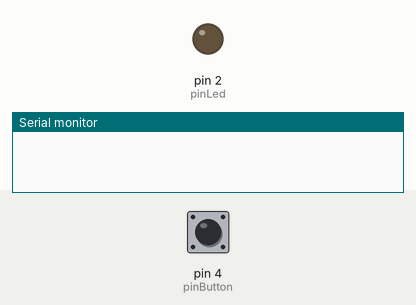
Bench run of a sketch on a simulated Arduino Uno, built with avr-gcc and run on an emulated ATmega328P. On the bench: output pins drawn as LEDs (lit = HIGH), the last lines printed to the serial monitor. The inputs (shaded band) are chosen by the test bench; at power-on: pin 4 (pinButton) HIGH.

Above: at 1.2 s.
1.3 s: pin 4 (pinButton) pulled LOW for 0.15 s
At 1.38 s:
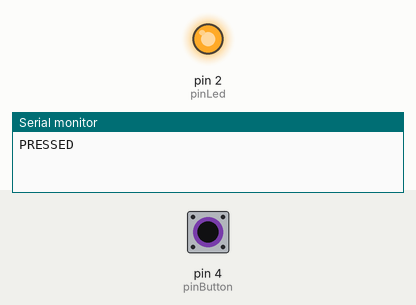
2.9 s: pin 4 (pinButton) pulled LOW for 3.2 s
At 6.6 s:
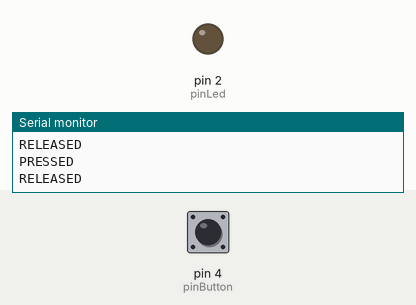
Timing chart, 0 to 8.1 s (numbered marks = the images above; inputs shaded):
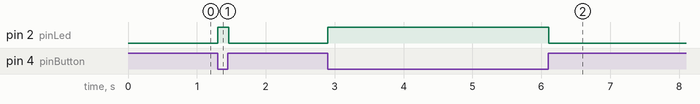

Measured:
- after the input at 1.3 s, pin 2 (pinLed): LOW → HIGH at once, → LOW 0.16 s later
- after the input at 2.9 s, pin 2 (pinLed): LOW → HIGH at once, → LOW 3.2 s later

The sketch:

READ_CURRENT_BUTTON_STATES_ONCE.ino
```cpp
/*State detection at once only. button configured as pull-up which is Active Low Logic*/

#define pinButton 4
#define pinLed 2
bool previous_state;

void setup() {
  pinMode(pinButton, INPUT_PULLUP);
  pinMode(pinLed, OUTPUT);
  Serial.begin(9600);
  previous_state = digitalRead(pinButton);
}

void loop() {
  bool new_state = digitalRead(pinButton);
  if (new_state == LOW && previous_state == HIGH) {
    Serial.println("PRESSED");
    digitalWrite(pinLed, HIGH);
  } if (new_state == HIGH && previous_state == LOW) {
    Serial.println("RELEASED");
    digitalWrite(pinLed, LOW);
  }
  previous_state = new_state;
  delay(20);

}
```
